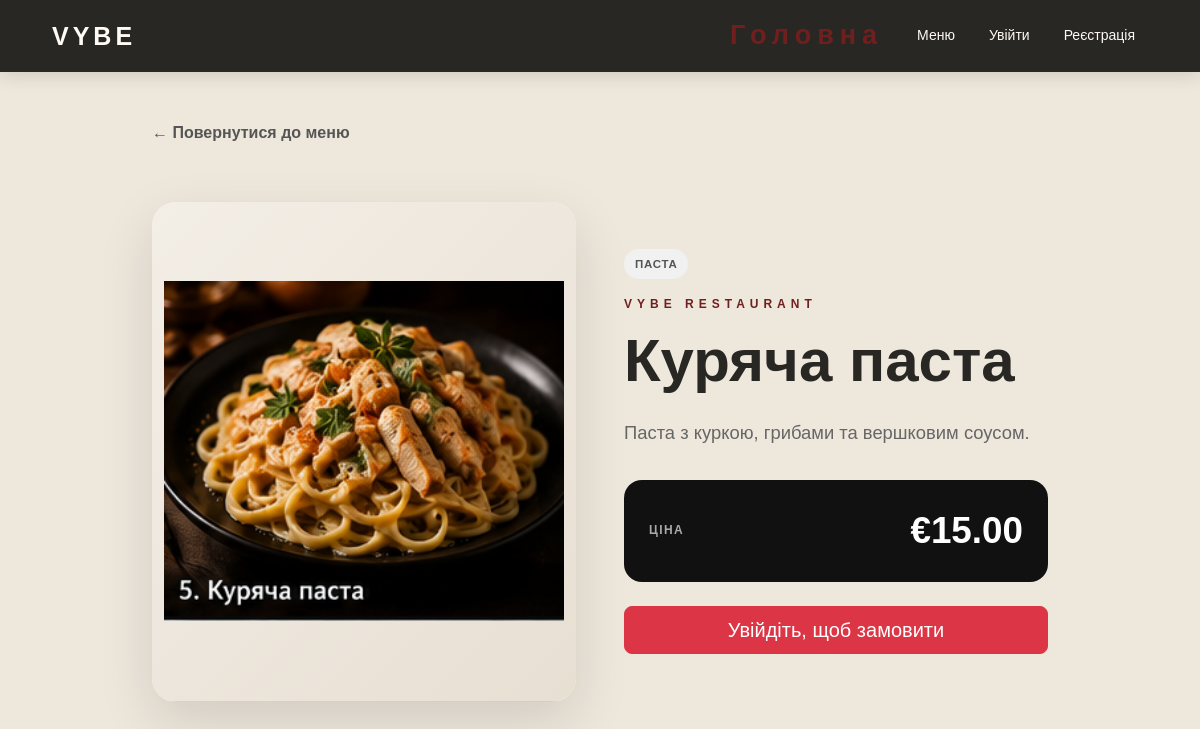
The app's page /dish/5 with its own data.
### online_restauraunt.py (models this page shows)
class Dish(db.Model):
    id = db.Column(
        db.Integer,
        primary_key=True
    )
    name = db.Column(
        db.String(200),
        nullable=False
    )
    description = db.Column(
        db.Text,
        nullable=False
    )
    price = db.Column(
        db.Float,
        nullable=False
    )
    category = db.Column(
        db.String(100),
        nullable=False
    )
    image = db.Column(
        db.String(255),
        nullable=True
    )

### online_restauraunt.py (the view)
@app.route("/dish/<int:dish_id>")
@cache.cached(timeout=300)
def dish(dish_id):
    selected_dish = Dish.query.get_or_404(
        dish_id
    )
    return render_template(
        "dish.html",
        dish=selected_dish
    )

### online_restauraunt.py (called while the page is built)
@app.context_processor
def inject_csrf_token():
    return {
        "csrf_token": get_csrf_token
    }

@app.before_request
def security_check():
    if request.method in {
        "POST",
        "PUT",
        "PATCH",
        "DELETE"
    }:
        validate_csrf()
        validate_origin()

### templates/dish.html (shortened to what this page needs)
{% extends "base.html" %}
{% block content %}
<section class="dish-page py-5">
    <div class="container">
        <a
            href="{{ url_for('menu') }}"
            class="back-link"
        >
            ← Повернутися до меню
        </a>
        <div class="row g-5 align-items-center mt-2">
            <div class="col-12 col-lg-6">
                <div class="dish-image-wrapper">
                    {% if dish.image %}
                    <img
                        src="{{ url_for(
                            'static',
                            filename='images/uploads/' + dish.image
                        ) }}"
                        alt="{{ dish.name }}"
                        class="dish-image"
                    >
                    {% else %}
                    <div class="dish-no-image">
                        VYBE
                    </div>
                    {% endif %}
                </div>
            </div>
            <div class="col-12 col-lg-6">
                <div class="dish-info">
                    <span class="menu-category-badge">
                        {{ dish.category }}
                    </span>
                    <p class="hero-small mt-3">
                        VYBE RESTAURANT
                    </p>
                    <h1>
                        {{ dish.name }}
                    </h1>
                    <p class="dish-description">
                        {{ dish.description }}
                    </p>
                    <div class="dish-price-box">
                        <span>
                            Ціна
                        </span>
                        <strong>
                            €{{ "%.2f"|format(dish.price) }}
                        </strong>
                    </div>
                    {% if session.get("user_id") %}
                    <form
                        method="POST"
                        action="{{ url_for('add_to_cart') }}"
                        class="mt-4"
                    >
                        <input
                            type="hidden"
                            name="csrf_token"
                            value="{{ csrf_token() }}"
                        >
                        <input
                            type="hidden"
                            name="dish_id"
                            value="{{ dish.id }}"
                        >
                        <button
                            type="submit"
                            class="btn btn-danger btn-lg w-100"
                        >
                            Додати до кошика
                        </button>
                    </form>
                    {% else %}
                    <a
                        href="{{ url_for('login') }}"
                        class="btn btn-danger btn-lg w-100 mt-4"
                    >
                        Увійдіть, щоб замовити
                    </a>
                    {% endif %}
                </div>
            </div>
        </div>
    </div>
</section>
{% endblock %}

### records on screen
Dish: image (picture), category "ПАСТА", name "Куряча паста", description "Паста з куркою, грибами та вершковим соусом.", price "15.00"
